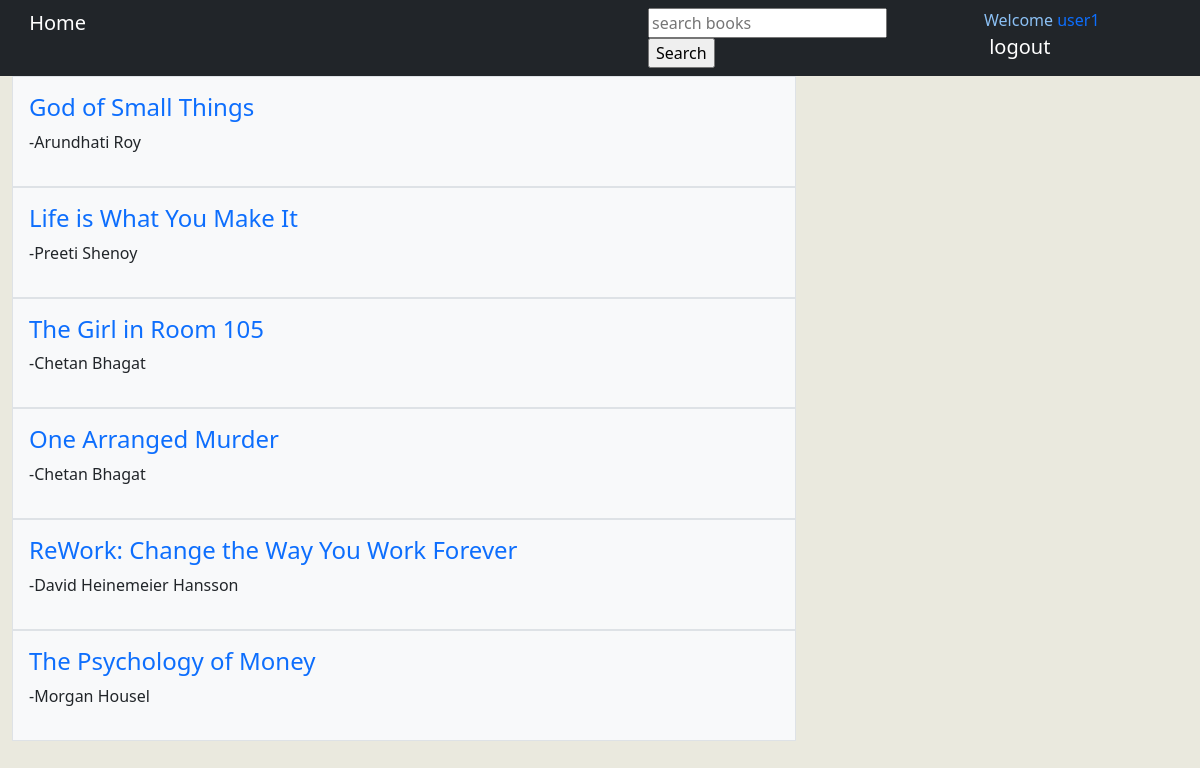
Screenshot of /library/ (signed in) with the database file from the repository.
### library/models.py (models this page shows, shortened)
class Book(models.Model):
    book_title=models.CharField(max_length=100)
    author=models.CharField(max_length=250)
    publisher=models.CharField(max_length=1000)
    summary=models.CharField(max_length=90000)
    Isbn=models.CharField(max_length=20)
    location=models.CharField(max_length=10)
    count=models.IntegerField(default=1)

### library/decorators.py (the view)
        def wrapper_func(request,*args,**kwargs):
            group=None
            if request.user.groups.exists():
                group = request.user.groups.all()[0].name
            if str(group) in allowed_role:
                return view_func(request,*args,**kwargs)
            else:
                messages.info(request,"you cannot login here")
                return redirect('as_user')

### library/views.py (called while the page is built)
@login_required(login_url='entry')
@allowed_user('student')
def student(request):
    books=Book.objects.order_by('-id')[:6]
    context={
        'books':books,
    }
    return render(request,'library/index.html',context)

### library/templates/library/index.html
{% extends 'library/navbar.html' %}
{% block content %}
    <div class="container-fluid">
    <div class="col-8">
        <div class="rows">
            {% for book in books %}
                <div class="col p-3 border bg-light">
                    <a href="{% url 'details' book.id %}"><h4>{{book.book_title}}</h4></a>
                    <p>-{{book.author}}</p>
                </div>
            {% endfor %}
        </div>
    </div>
    </div>
{% endblock %}

### library/templates/library/navbar.html (shortened to what this page needs)
<!DOCTYPE html>
<html lang="en">
<head>
    <link href="https://cdn.jsdelivr.net/npm/bootstrap@5.0.0-beta3/dist/css/bootstrap.min.css" rel="stylesheet">
    {% load static %}
    <link rel="stylesheet" href="{% static 'library/main.css' %}" type="text/css">
</head>
<body>
    <nav class="navbar navbar-dark bg-dark">
        <div class="container-fluid row align-items-start">
            <div class="col-6">
                {% block librarian %}
                <a href="{%url 'index' %}" class="navbar-brand">&nbsp;Home</a>
                {% endblock %}
            </div>
            <div class="col-3">
                <form action="{% url 'search' %}" method="GET">
                <input type="text" name="search" id="search" placeholder="search books">
                <input type="submit" value="Search">
            </form>
            </div>
            <div class="col-2">
            {% block profile %}
            <span class="welcome">Welcome<a href="{% url 'profile' request.user %}">&nbsp;{{request.user}}</a>&nbsp;&nbsp;</span>
            {% endblock %}
            <a href="{%url 'logout' %}" class="navbar-brand">&nbsp;logout</a>
            </div>
        </div>
    </nav>
    {% block content %}
    {% endblock %}
</body>
</html>

### library/static/library/main.css (style rules this page uses)
.welcome { color:#8cc1f5; }
body { background-color:#eae9de; }
a { text-decoration: none; }

### rows the page displays
Book: book_title "God of Small Things", author "Arundhati Roy"
Book: book_title "Life is What You Make It", author "Preeti Shenoy"
Book: book_title "The Girl in Room 105", author "Chetan Bhagat"
Book: book_title "One Arranged Murder", author "Chetan Bhagat"
Book: book_title "ReWork: Change the Way You Work Forever", author "David Heinemeier Hansson"
Book: book_title "The Psychology of Money", author "Morgan Housel"

### other values shown
{{ request.user }} "user1"
